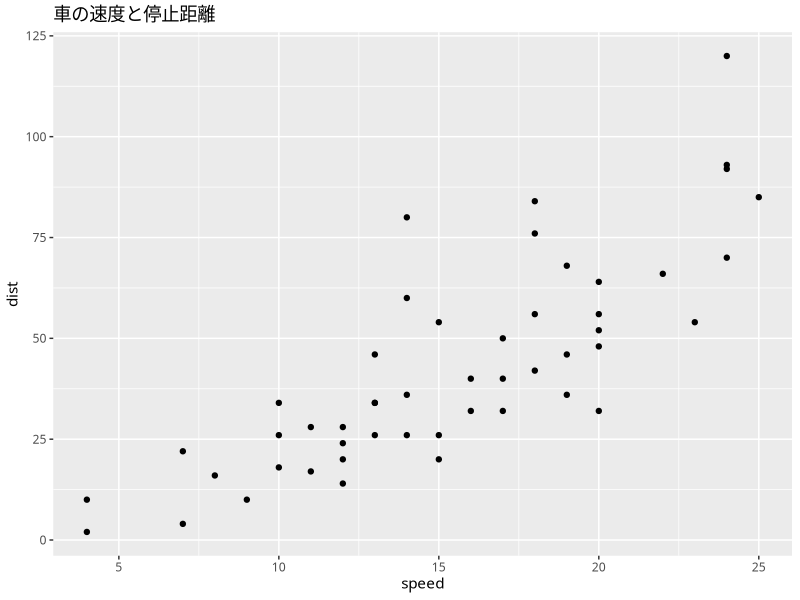
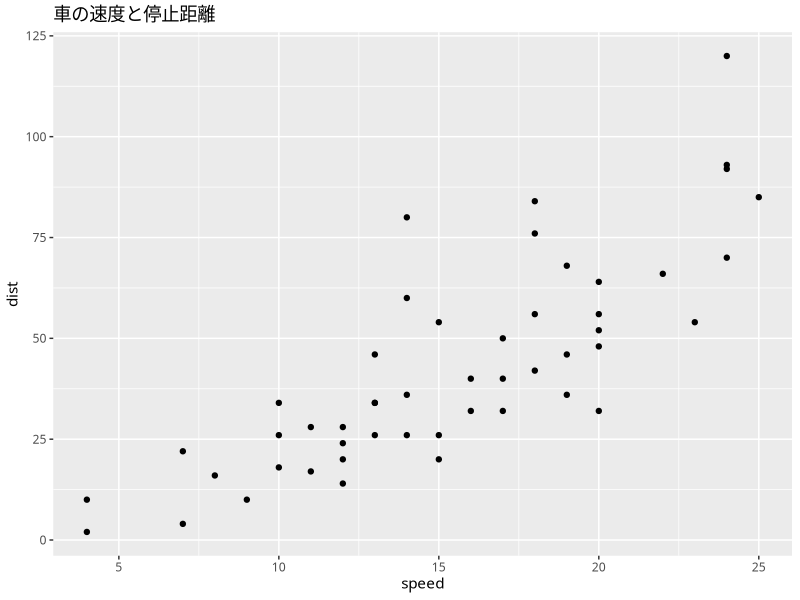

The R source for these figures, in order:
## ---- chunk 1
1 + 1
## ---- chunk 2
10 * 5
## ---- chunk 3
(100 - 20) / 4
## ---- chunk 4
library(tidyverse)
theme_set(theme_gray(base_family = "HiraKakuProN-W3"))
ggplot(cars, aes(x = speed, y = dist)) +
  geom_point() +
  labs(title = "車の速度と停止距離")

ggsave("figure/01_intro/cars.png")
## ---- chunk 5
x <- 10
y <- 5
## ---- chunk 6
x
## ---- chunk 7
x + y
## ---- chunk 8
sqrt(16)
## ---- chunk 9
scores <- c(80, 90, 75, 60, 95)
scores
## ---- chunk 10
mean(scores)
## ---- chunk 11
# 足し算
2 + 3

# 引き算
10 - 4

# 掛け算
5 * 6

# 割り算
20 / 4

# べき乗
2^3  # 2の3乗

# 割り算の余り
10 %% 3
## ---- chunk 12
# ベクトルの作成
x <- c(1, 2, 3, 4, 5)

# ベクトル全体に同じ操作を適用
x * 2  # すべての要素を2倍

# ベクトルの要素数
length(x)

# ベクトルの合計
sum(x)

# ベクトルの最大値・最小値
max(x)
min(x)
## ---- chunk 13
# これはコメントです。実行されません。
x <- 10  # 変数xに10を代入
